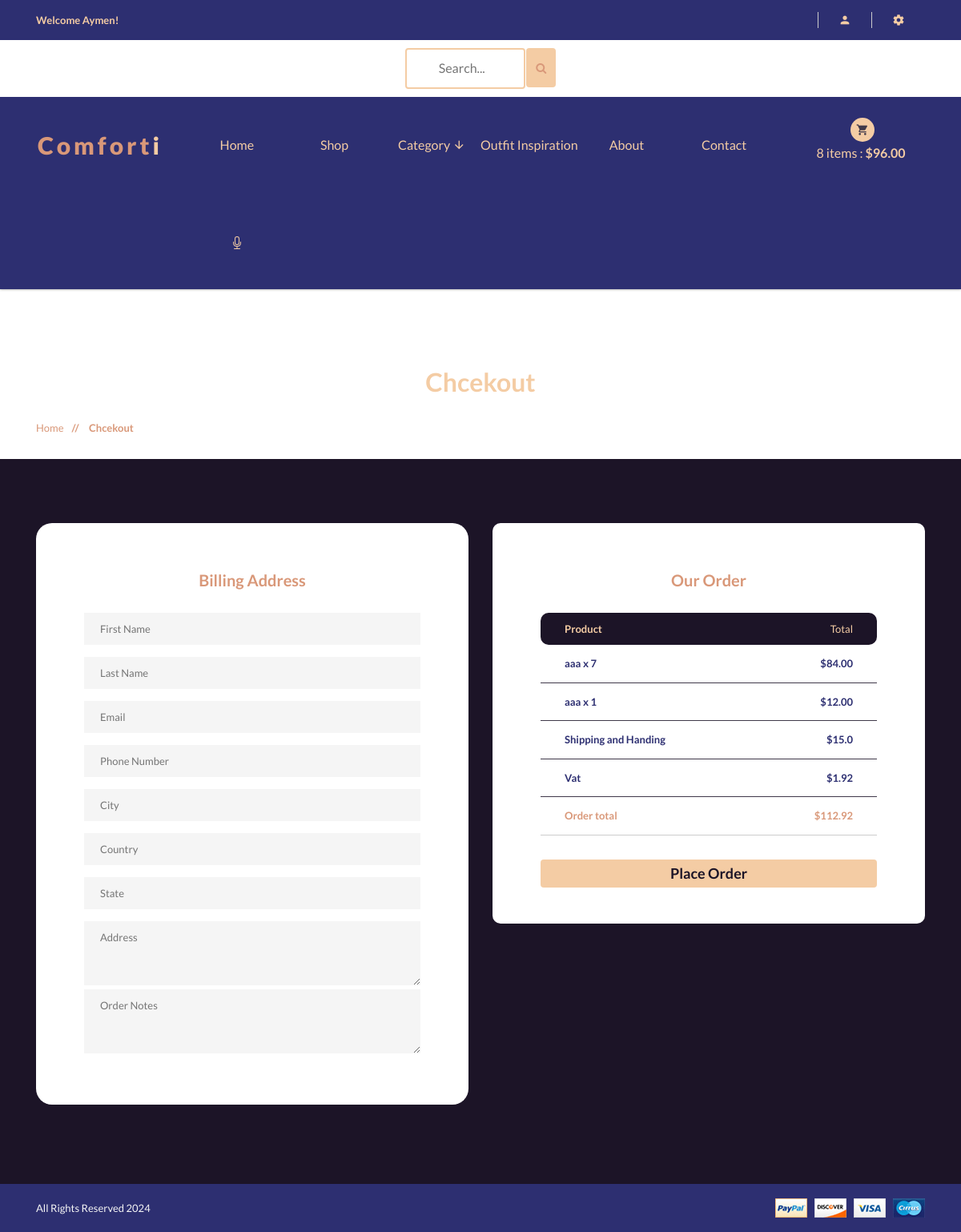
/orders/checkout/ (signed in), run on the app's committed database.
### accounts/models.py (models this page shows, shortened)
class Account(AbstractBaseUser):
    first_name = models.CharField(max_length=50)
    last_name = models.CharField(max_length=50)
    username = models.CharField(max_length=50, unique=True)
    email = models.EmailField(max_length=100, unique=True)
    Phone_number = models.CharField(max_length=50)
    is_admin = models.BooleanField(default=False)
    is_staff = models.BooleanField(default=False)
    is_active = models.BooleanField(default=False)
    is_superadmin = models.BooleanField(default=False)
    date_joined_for_format = models.DateTimeField(auto_now_add=True)
    last_login_for_format  = models.DateTimeField(auto_now_add=True)
    USERNAME_FIELD = 'email'
    REQUIRED_FIELDS = ['username', 'first_name', 'last_name']
    objects = AccountManger()

### cart/models.py (models this page shows, shortened)
class CartItem(models.Model):
    user = models.ForeignKey(Account, on_delete=models.CASCADE, null=True )
    product = models.ForeignKey(Product, on_delete=models.CASCADE)
    variation = models.ManyToManyField(Variation, blank=True)
    cart = models.ForeignKey(Cart, on_delete=models.CASCADE, null=True)
    quantity = models.IntegerField()
    is_active = models.BooleanField(default=True)
    def sub_total(self):
        return self.product.price * self.quantity

### shop/models.py (models this page shows, shortened)
class Product(models.Model):
    category = models.ForeignKey(Category, on_delete=models.CASCADE)
    name = models.CharField(max_length=100, unique=True)
    slug = models.SlugField(max_length=100, unique=True)
    description = models.TextField(max_length=300, blank=True)
    price = models.DecimalField(max_digits=6, decimal_places=2)
    discount = models.DecimalField(max_digits=6, decimal_places=2, default=0.00)
    image = models.ImageField(upload_to='photos/products')
    stock = models.IntegerField()
    new = models.BooleanField(default=False)
    is_available = models.BooleanField(default=True)
    date_joined_for_format = models.DateTimeField(auto_now_add=True)
    last_login_for_format = models.DateTimeField(auto_now=True)
    def get_prodcut_details_url(self):
        return reverse('shop:product_details', args=[self.category.slug, self.slug])
    class Meta:
        verbose_name_plural = 'Products'
        ordering = ('-date_joined_for_format',)

### orders/views.py (the view)
# urls.py: path('checkout/', views.checkout, name='checkout'),
@login_required(login_url = 'accounts:login')
def checkout(request,total=0, total_price=0, quantity=0, cart_items=None):
    tax = 0.00
    handing = 0.00
    try:
        if request.user.is_authenticated:
            cart_items = CartItem.objects.filter(user=request.user, is_active=True)
        else:
            cart = Cart.objects.get(cart_id=_cart_id(request))
            cart_items = CartItem.objects.filter(cart=cart, is_active=True)
        for cart_item in cart_items:
            total_price += (cart_item.product.price * cart_item.quantity)
            quantity += cart_item.quantity
        total = total_price + 10
    except ObjectDoesNotExist:
        pass # just ignore
    tax = round(((2 * total_price)/100), 2)
    grand_total = total_price + tax
    handing = 15.00
    total = float(grand_total) + handing
    context = {
        'total_price': total_price,
        'quantity': quantity,
        'cart_items':cart_items,
        'handing': handing,
        'vat' : tax,
        'order_total': total,
    }
    return render(request, 'shop/orders/checkout/checkout.html', context)

### shop/context_processors.py (called while the page is built)
def category_list(request):
    return {
        'categories' : Category.objects.all(),
    }

### shop/models.py (called while the page is built)
    def get_category_slug_url(self):
        return reverse('shop:categries', args=[self.slug])

### templates/shop/orders/checkout/checkout.html (shortened to what this page needs)
{% extends '../../../base.html' %}
{% load static %}
{% block content %}
<div class="pages-title section-padding">
    <div class="container">
        <div class="row">
            <div class="col-xs-12">
                <div class="pages-title-text text-center">
                    <h2 style="color:#f4cca4">Chcekout</h2>
                    <ul class="text-left">
                        <li><a style="color:#d99879" href="\">Home </a></li>
                        <li style="color:#d99879"><span> // </span>Chcekout</li>
                    </ul>
                </div>
            </div>
        </div>
    </div>
</div>
<section style="margin-bottom:50;background:#1c1427" class="pages checkout section-padding">
    <div class="container">
        <div class="row">
        <form action="{% url 'orders:payment' %}" method="post">
            <div class="col-sm-6">
                <div style="border-radius:20px;" class="main-input single-cart-form padding60">
                    <div class="log-title text-center">
                        <h3><strong style="color:#d99879">Billing Address</strong></h3>
                    </div>
                    <div class="custom-input">
                            <input type="text" name="first_name" placeholder="First Name" required />
                            <input type="text" name="last_name" placeholder="Last Name" required />
                            <input type="text" name="email" placeholder="Email" required />
                            <input type="text" name="phone" placeholder="Phone Number" required />
                            <input type="text" name="city" placeholder="City" required />
                            <input type="text" name="country" placeholder="Country" required />
                            <input type="text" name="state" placeholder="State" required />
                            <div class="custom-mess">
                                <textarea rows="2" placeholder="Address" name="address" required></textarea>
                            </div>
                            <div class="custom-mess">
                                <textarea rows="2" placeholder="Order Notes" name="order_note"></textarea>
                            </div>
                    </div>
                </div><br>
            </div>
            <div class="col-xs-12 col-sm-6">
                <div style="border-radius:10px;" class="padding60">
                    <div class="log-title text-center">
                        <h3><strong style="color:#d99879">Our order</strong></h3>
                    </div>
                    <div class="cart-form-text pay-details table-responsive">
                        <table>
                            <thead>
                                <tr  >
                                    <th style="color:#f4cca4;background:#1c1427;border-radius:10px 0 0 10px;">Product</th>
                                    <td style="color:#f4cca4;background:#1c1427;border-radius:0 10px 10px 0;">Total</td>
                                </tr>
                            </thead>
                            <tbody>
                                {% for cart_item in cart_items %}
                                <tr>
                                    <th>{{cart_item.product.name}} x {{cart_item.quantity}}</th>
                                    <td>${{cart_item.sub_total}}</td>
                                </tr>
                                {% endfor %}
                                <tr>
                                    <th>Shipping and Handing</th>
                                    <td>${{handing}}</td>
                                </tr>
                                <tr>
                                    <th>Vat</th>
                                    <td>${{vat}}</td>
                                </tr>
                                <tr style="color:#d99879">
                                    <th>Order total</th>
                                    <td>${{order_total}}</td>
                                </tr>
                            </tbody>
                        </table>
                        <div  style="width:100%" class="submit-text">
                        <button href="#" class="btn btn-warning" style="background:#f4cca4;color:#1c1427; width:100% ; text-transform: capitalize;font-size:18px"><b>Place Order</b></button>
                        </div>
                    </div>
                </div>
            </div>
        </form>
        </div>
    </div>
</section>
{% endblock content %}

### templates/base.html (shortened to what this page needs)
{% load static %}
<!doctype html>
<html class="no-js" lang="">
<head>
    <link href="https://stackpath.bootstrapcdn.com/bootstrap/4.5.2/css/bootstrap.min.css" rel="stylesheet">
    <link rel="stylesheet" href="{% static 'css/bootstrap.min.css' %}">
    <link rel="stylesheet" href="{% static 'css/animate.css' %}">
    <link rel="stylesheet" href="{% static 'css/materialdesignicons.min.css' %}">
    <link rel="stylesheet" href="{% static 'css/jquery.simpleLens.css' %}">
    <link rel="stylesheet" href="{% static 'css/jquery-ui.min.css' %}">
    <link rel="stylesheet" href="{% static 'css/meanmenu.min.css' %}">
    <link rel="stylesheet" href="{% static 'css/nivo-slider.css' %}">
    <link rel="stylesheet" href="{% static 'css/owl.carousel.css' %}">
    <link rel="stylesheet" href="{% static 'css/style.css' %}">
    <link rel="stylesheet" href="{% static 'css/responsive.css' %}">
    <link rel="stylesheet" href="https://cdnjs.cloudflare.com/ajax/libs/font-awesome/4.7.0/css/font-awesome.min.css">
</head>
<body style="background:#ffffff">
    <header style="background:#2D2F71" class="header-one header-two">
        <div style="background:#2D2F71" class="header-top-two">
            <div class="container text-center">
                <div class="row">
                    <div class="col-sm-12">
                        <div class="middel-top">
                            {% if user.id is None %}
                            <div class="left floatleft">
                                <p style="color:#f4cca4"><b>Welcome Guest!</b></p>
                            </div>
                            {% else %}
                            <div class="left floatleft">
                                <p style="color:#f4cca4"><b>Welcome {{user.first_name | capfirst}}!</b></p>
                            </div>
                            {% endif %}
                        </div>
                        <div class="middel-top clearfix">
                            <ul class="clearfix right floatright">
                                <li>
                                    <a style="color:#f4cca4" href="#"><i class="mdi mdi-account"></i></a>
                                </li>
                                <li>
                                    <a style="color:#f4cca4" href="#"><i class="mdi mdi-settings"></i></a>
                                </li>
                            </ul>
                            </div>
                        </div>
                    </div>
                </div>
            </div>
        <div style="background:#ffffff">
            <div class="container text-center">
                <div class="row">
                    <div class="col-sm-12">
                        <form id="searchh" action={% url 'shop:search' %} method="GET">
                        <input  type="text" name="keyword" placeholder="Search...">
                        <button style="height:49px; margin-bottom:6px; background:#f4cca4;margin-left:-1px;border:None "  class="btn btn-warning" type="submit">
                           <i style="color:#d99879" class="fa fa-search"></i>
                        </button>
                        </form>
                    </div>
                </div>
            </div>
        </div>
        <div class="container text-center">
            <div class="row">
                <div class="col-sm-2">
                    <div class="logo">
                        <a style="color:#f4cca4;font-weight: 800;" href="\"><span
                                style="color:#d99879">Comfort</span>i</a>
                    </div>
                </div>
                <div class="col-sm-8">
                    <div class="header-middel">
                        <div class="mainmenu">
                            <nav >
                                <ul>
                                    <li ><a href="\">Home</a></li>
                                    <li><a href="{% url 'shop:shop' %}">Shop</a></li>
                                    <li><a href="#">Category <i class="mdi mdi-arrow-down"></i></a>
                                    </li>
                                        <li><a href="{% url 'image_generator:generate_image' %}">Outfit Inspiration</a></li>
                                                                        <li><a href="about.html">About</a></li>
                                    <li><a href="contact.html">Contact</a></li>
                                    <li>
                                        <a href="#" id="voiceBotButton">
                                        </a>
                                    </li>
                                </ul>
                            </nav>
                        </div>
                    </div>
                </div>
                <div class="col-sm-2">
                    <div class="cart-itmes">
                        <a class="cart-itme-a" href="{% url 'cart:cart' %}">
                            <i class="mdi mdi-cart"></i>
                            {{quantityyy}} items : <strong>${{totalll}}</strong>
                        </a>
                    </div>
                </div>
            </div>
        </div>
    </header>
    <br>
    {% block content %}
    {% endblock content %}
    <footer>
        <div  style="background:#2D2F71" class="footer-bottom">
            <div class="container">
                <div class="row">
                    <div class="col-xs-12 col-sm-6">
                        <p style="color:#f5f5f5">
                            All Rights Reserved 2024</p>
                    </div>
                    <div class="col-xs-12 col-sm-6 text-right">
                        <a href="#"><img src="{% static 'img/footer/payment.png' %}" alt="" /></a>
                    </div>
                </div>
            </div>
        </div>
    </footer>
</body>
</html>

### templates/base.html (style rules this page uses)
#searchh input[type=text] { width: 150px; margin-top:10px; margin-bottom:10px; box-sizing: border-box; border: 2px solid #f4cca4; border-radius: 4px; font-size: 16px; color:#1c1427; background-color: #fff; background-position: 10px 10px; background-repeat: no-repeat; padding: 12px 20px 12px 40px; -webkit-transition: width 0.4s ease-in-out; transition: width 0.4s ease-in-out; }

### data on the page
Account: first_name "Aymen"
CartItem: product.name "aaa", quantity "7", sub_total "84.00"
CartItem: product.name "aaa", quantity "1", sub_total "12.00"

### other printed values
{{ quantityyy }} "8"
{{ totalll }} "96.00"
{{ handing }} "15.0"
{{ vat }} "1.92"
{{ order_total }} "112.92"
